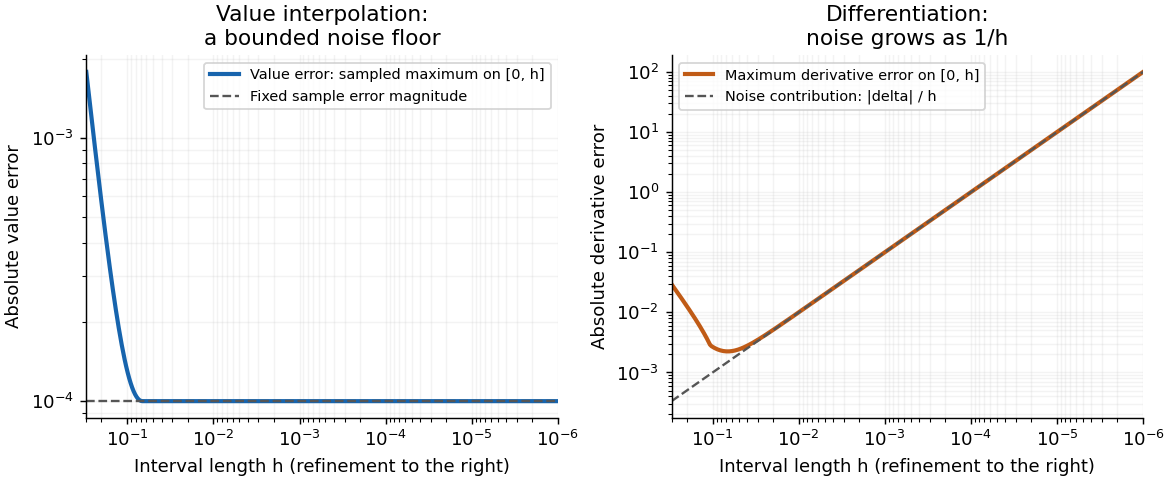

Write the Python code that produced this figure.
"""Illustrate interpolation and differentiation with fixed sample noise.

Tested with Python 3.14.4, NumPy 2.3.5 and Matplotlib 3.10.7, declared in
the repository pyproject.toml. Writes the PNG into the current directory,
so run from the matching _media directory or use the repository media build.
"""

from pathlib import Path

import matplotlib

matplotlib.use("Agg")
import matplotlib.pyplot as plt
import numpy as np


def main():
    # An original numerical illustration: f(x)=sin(x), second-sample error -1e-4.
    delta = -1.0e-4
    spacing = np.geomspace(0.3, 1.0e-6, 320)
    fractions = np.linspace(0.0, 1.0, 2001)
    positions = spacing[:, None] * fractions[None, :]
    slopes = (np.sin(spacing) + delta) / spacing
    values = fractions[None, :] * (np.sin(spacing) + delta)[:, None]
    value_error = np.max(np.abs(values - np.sin(positions)), axis=1)
    # cos(x) decreases on every plotted interval; the exact maximum is at an endpoint.
    derivative_error = np.maximum(np.abs(slopes - 1.0),
                                  np.abs(slopes - np.cos(spacing)))

    plt.rcParams.update({"font.size": 10, "axes.spines.top": False,
                         "axes.spines.right": False})
    fig, axes = plt.subplots(1, 2, figsize=(9.0, 3.7), layout="constrained")
    fig.set_facecolor("white")
    for ax in axes:
        ax.set_facecolor("white")
        ax.set_xscale("log")
        ax.set_yscale("log")
        ax.set_xlim(spacing[0], spacing[-1])
        ax.set_xlabel("Interval length h (refinement to the right)")
        ax.grid(which="both", alpha=0.15)

    axes[0].plot(spacing, value_error, color="#1764ad", lw=2.3,
                 label="Value error: sampled maximum on [0, h]")
    axes[0].axhline(abs(delta), color="#555555", lw=1.3, ls="--",
                   label="Fixed sample error magnitude")
    axes[0].set_title("Value interpolation:\na bounded noise floor")
    axes[0].set_ylabel("Absolute value error")
    axes[0].legend(loc="upper right", fontsize=8)

    axes[1].plot(spacing, derivative_error, color="#c05b16", lw=2.3,
                 label="Maximum derivative error on [0, h]")
    axes[1].plot(spacing, abs(delta) / spacing, color="#555555", lw=1.3,
                 ls="--", label="Noise contribution: |delta| / h")
    axes[1].set_title("Differentiation:\nnoise grows as 1/h")
    axes[1].set_ylabel("Absolute derivative error")
    axes[1].legend(loc="upper left", fontsize=8)
    fig.savefig(Path("2015-interpolation-noise-amplification.png"), dpi=130,
                facecolor="white")
    plt.close(fig)


if __name__ == "__main__":
    main()
